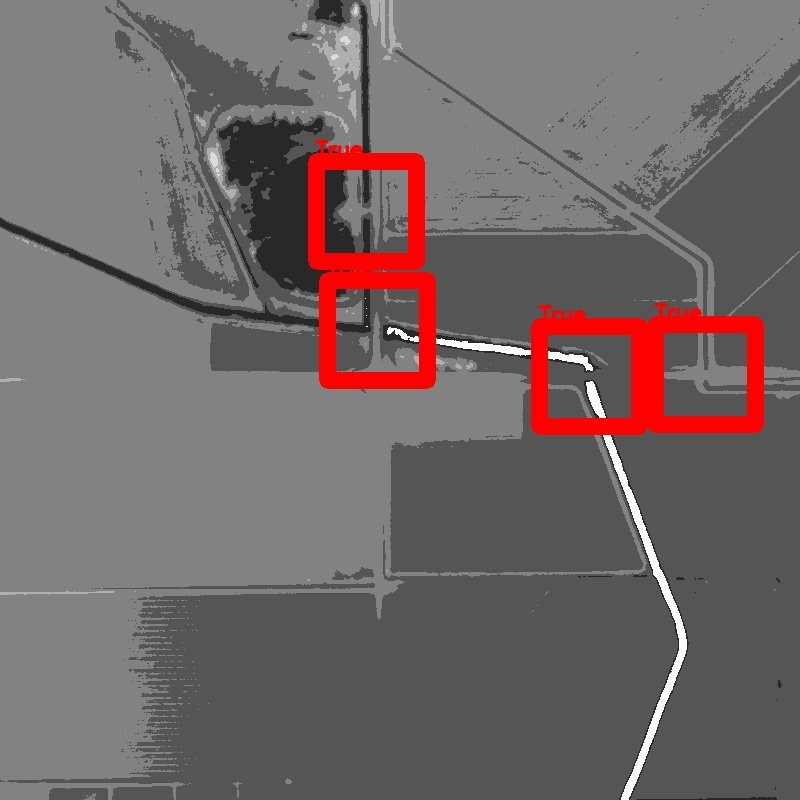
#> input picture DINO/188.jpg, 800 x 800 px; its folder holds only this picture in this run
$ python -i image_processor.py   (imports and definitions only)
#> lines starting #> are read from the running program, lines starting #| are printed output that depends on the picture; after the words box and inside, x2 and y2 are one past the last pixel; in counts of white or black regions, pixels touching at a corner belong together
import random
import cv2
from imutils import contours
import os


'''Source: https://stackoverflow.com/questions/55782857/how-to-detect-separate-figures-in-an-image'''
def drawAllBoundingBox(image_path):
#> called with image_path = '../188.jpg'
    img = cv2.imread(image_path)
#> img is the input picture: shape (800, 800, 3); mean B, G, R 102.4, 102.4, 113.3
    original = img.copy()
    gray = cv2.cvtColor(img, cv2.COLOR_BGR2GRAY)
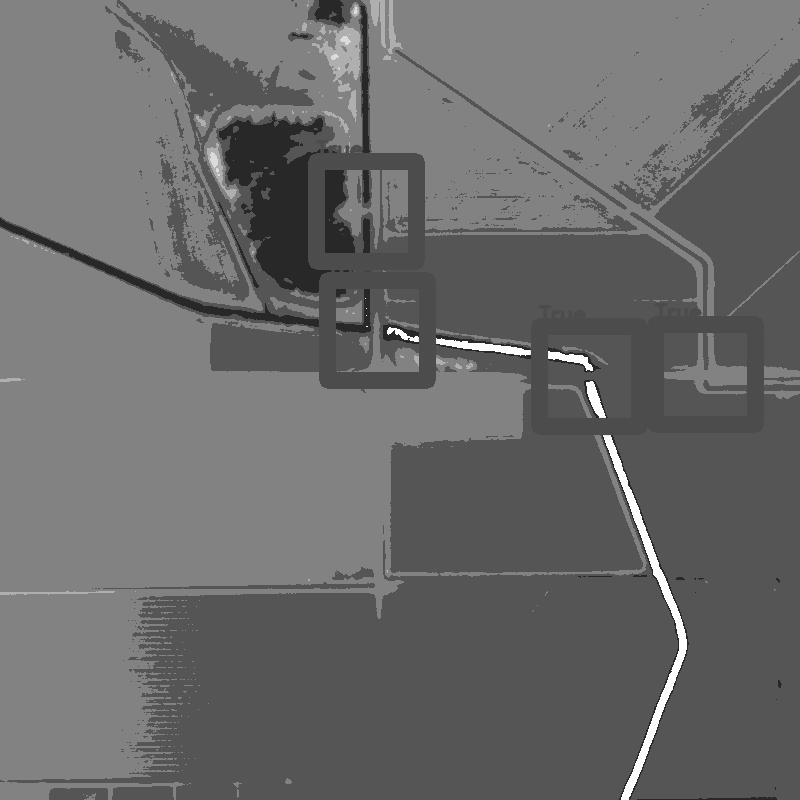
#> gray: shape (800, 800); min 33, max 255, mean 105.6

    # Convert to graycsale
    img_gray = cv2.cvtColor(img, cv2.COLOR_BGR2GRAY)
    # Blur the image for better edge detection
    img_blur = cv2.GaussianBlur(img_gray, (3, 3), 0)

    # Canny Edge Detection
    canny = cv2.Canny(image=img_gray, threshold1=100, threshold2=200)  # Canny Edge Detection
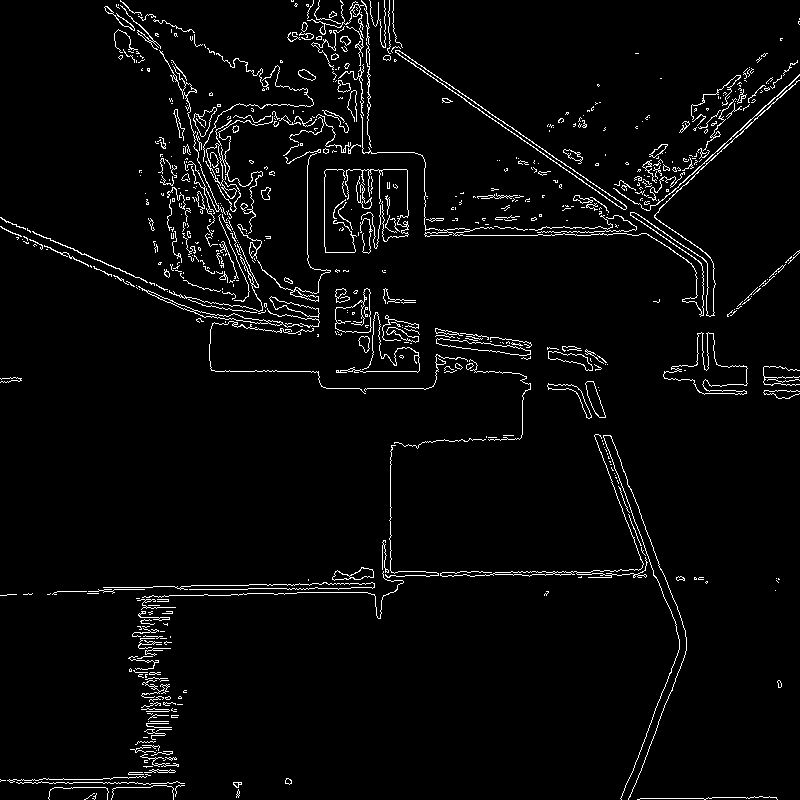
#> canny: shape (800, 800); 3.5% white in thin lines or dots
    # Display Canny Edge Detection Image

    # Find contours
    contour_list = []
    ROI_number = 0
    cnts = cv2.findContours(canny, cv2.RETR_EXTERNAL, cv2.CHAIN_APPROX_SIMPLE)
#> cnts = 633 contours, 570 with area under 20; largest, box (x1, y1, x2, y2) and area: (663, 332, 748, 395) 1878, (395, 50, 627, 210) 1069, (335, 288, 372, 333) 979, (436, 338, 531, 356) 616, (205, 116, 273, 234) 526
    cnts = cnts[0] if len(cnts) == 2 else cnts[1]
    cnts, _ = contours.sort_contours(cnts, method="left-to-right")
    for c in cnts:
        # Obtain bounding rectangle for each contour
        x,y,w,h = cv2.boundingRect(c)

        # Find ROI of the contour
        roi = img[y:y+h, x:x+w]

        # Draw bounding box rectangle, crop using Numpy slicing
        cv2.rectangle(img,(x,y),(x+w,y+h),(0,255,0),3)
        ROI = original[y:y+h, x:x+w]
        #cv2.imwrite('ROI_{}.png'.format(ROI_number), ROI)
        contour_list.append(c)
        ROI_number += 1
#> this loop made 633 passes
#> (x, y, w, h) on passes 1 to 3: (0, 779, 6, 3), (0, 594, 17, 2), (0, 377, 22, 6)
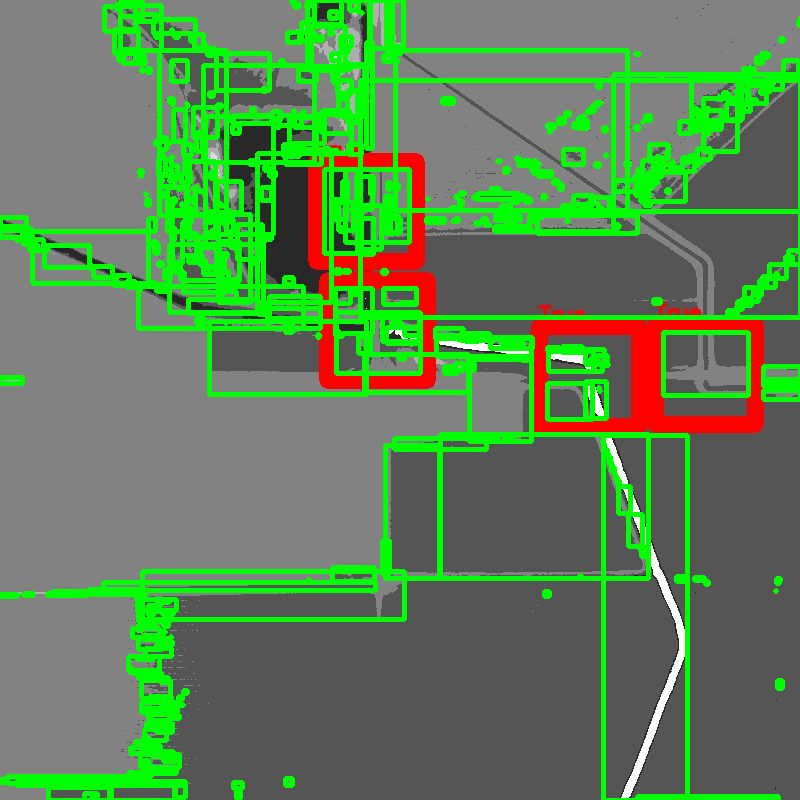
#> img: shape (800, 800, 3); 17.83% of pixels changed, all inside (x1, y1, x2, y2) = (0, 0, 800, 800)
#> after the loop, ROI_number = 633; contour_list has the same summary as cnts

    print('Contours Detected: {}'.format(len(contour_list)))
#| Contours Detected: 633
    #cv2.imshow("image", img)
    #cv2.imshow("canny", canny)
    #cv2.waitKey()
    cv2.imwrite(os.path.join(os.getcwd(), 'geo_data', 'bounded_images_T', os.path.split(image_path)[1]), img)


# [53 lines left out: function drawBiggestBoundingBox, not called in this run]


'''################################################################'''


# assign directory
# directory = './geo_data/preprocessing_data/T/'
directory="/mnt/sdb1/udaykanth/DETR/preprocessing_data/T/"

# iterate over files in
# that directory
# [7 lines not run here, left out]

>>> result = drawAllBoundingBox('../188.jpg')

$ run again, on DINO/189.jpg
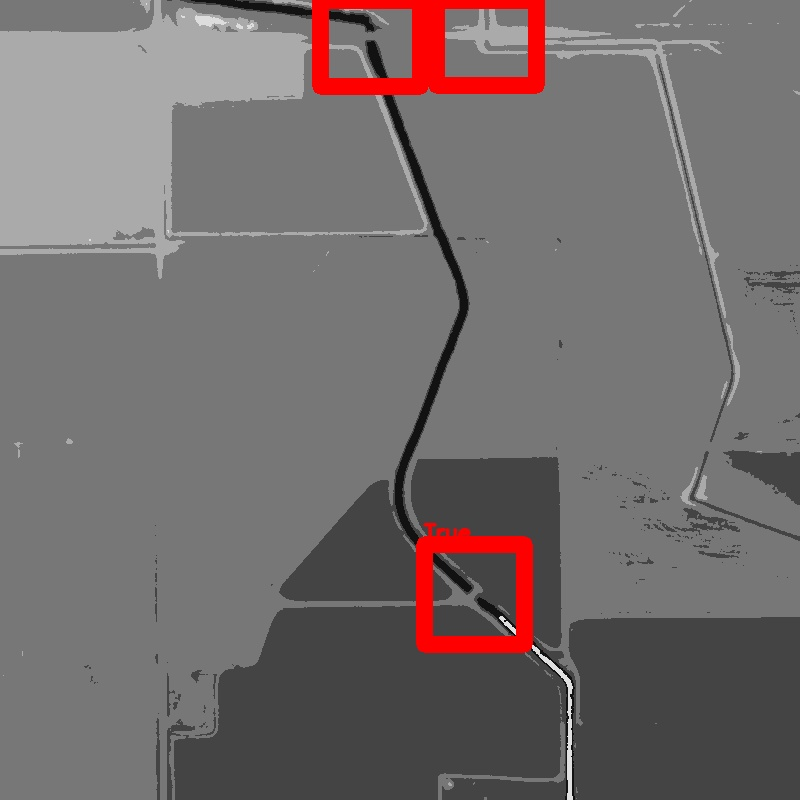
#> input picture DINO/189.jpg, 800 x 800 px
#> in drawAllBoundingBox, img is the input picture: shape (800, 800, 3); mean B, G, R 108.5, 108.5, 115.4
#> in drawAllBoundingBox, `canny = cv2.Canny(image=img_gray, threshold1=100, threshold2=200)`:
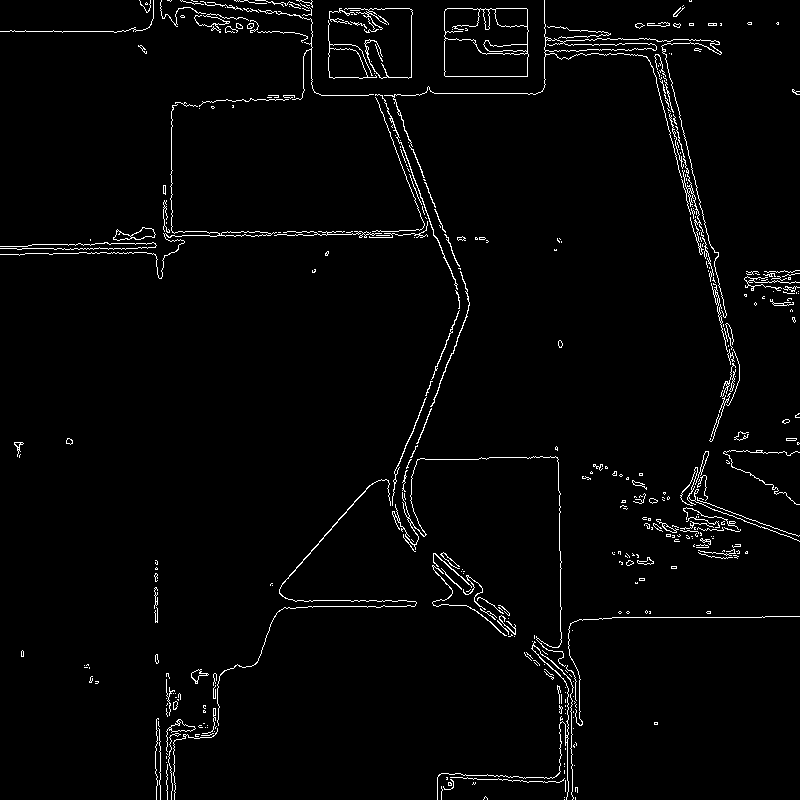
#> canny: shape (800, 800); 2.4% white in thin lines or dots
#> cnts = 404 contours, 360 with area under 20; largest, box (x1, y1, x2, y2) and area: (444, 8, 529, 77) 5618, (328, 20, 377, 79) 950, (384, 0, 727, 318) 780, (113, 227, 156, 241) 272, (0, 104, 277, 279) 176
#> the loop in drawAllBoundingBox, `for c in cnts:` made 404 passes
#> (x, y, w, h) on passes 1 to 3: (0, 242, 157, 8), (0, 104, 277, 175), (0, 0, 154, 33)
#> after the loop in drawAllBoundingBox, `for c in cnts:`:
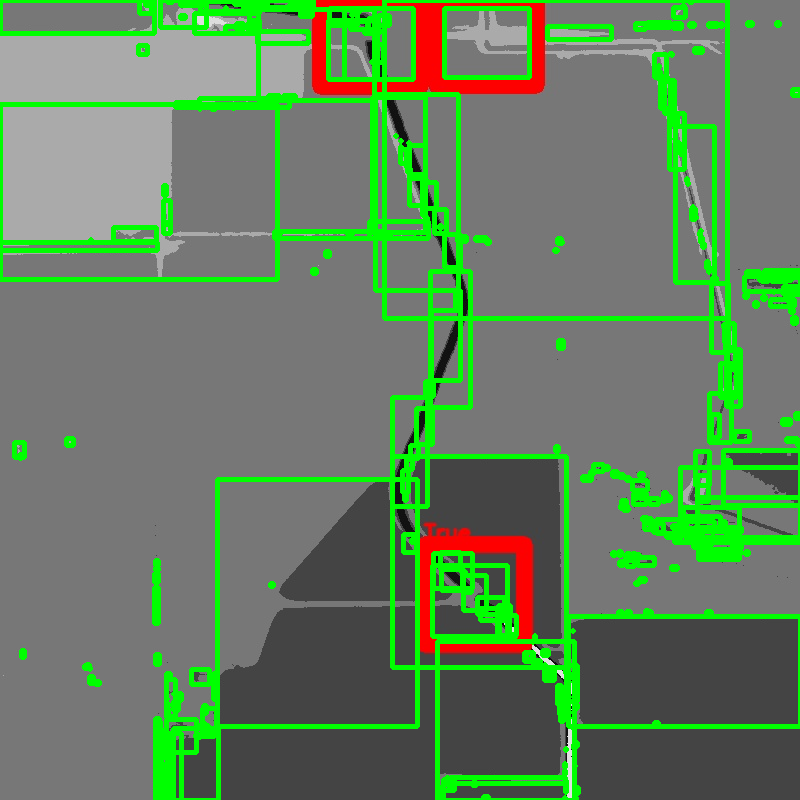
#> img: shape (800, 800, 3); 13.28% of pixels changed, all inside (x1, y1, x2, y2) = (0, 0, 800, 800)
#> after the loop in drawAllBoundingBox, `for c in cnts:`: ROI_number = 404; contour_list has the same summary as cnts
#| Contours Detected: 404

$ run again, on DINO/214.jpg
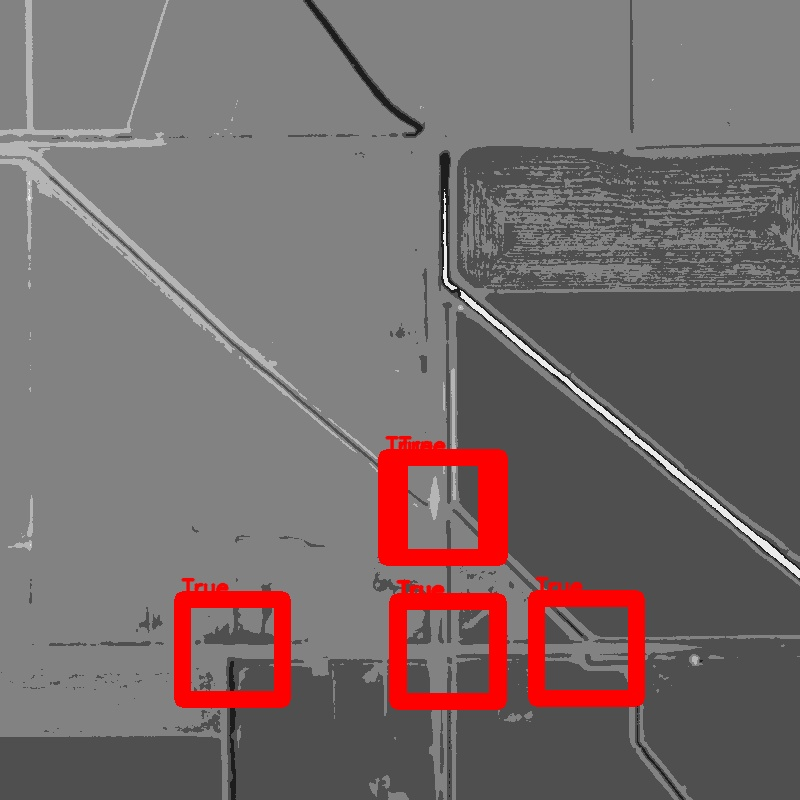
#> input picture DINO/214.jpg, 800 x 800 px
#> in drawAllBoundingBox, img is the input picture: shape (800, 800, 3); mean B, G, R 106.9, 106.9, 119.1
#> in drawAllBoundingBox, `canny = cv2.Canny(image=img_gray, threshold1=100, threshold2=200)`:
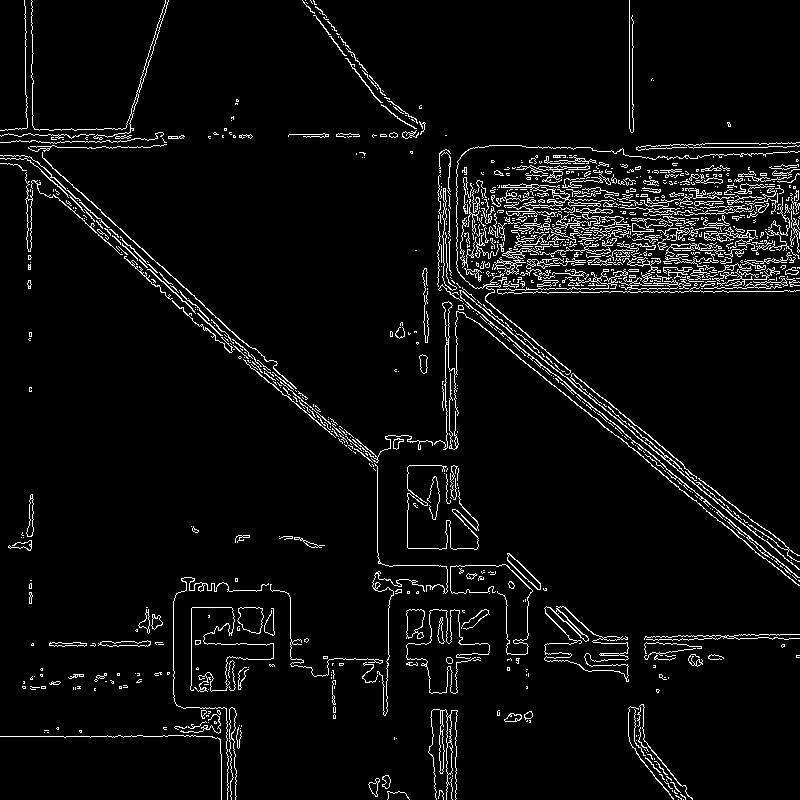
#> canny: shape (800, 800); 4.9% white in thin lines or dots
#> cnts = 997 contours, 891 with area under 20; largest, box (x1, y1, x2, y2) and area: (544, 606, 629, 682) 2564, (459, 290, 800, 578) 542, (237, 607, 264, 634) 520, (428, 709, 458, 800) 396, (406, 609, 425, 639) 387
#> the loop in drawAllBoundingBox, `for c in cnts:` made 997 passes
#> (x, y, w, h) on passes 1 to 3: (0, 735, 222, 65), (0, 163, 27, 8), (0, 155, 81, 46)
#> after the loop in drawAllBoundingBox, `for c in cnts:`:
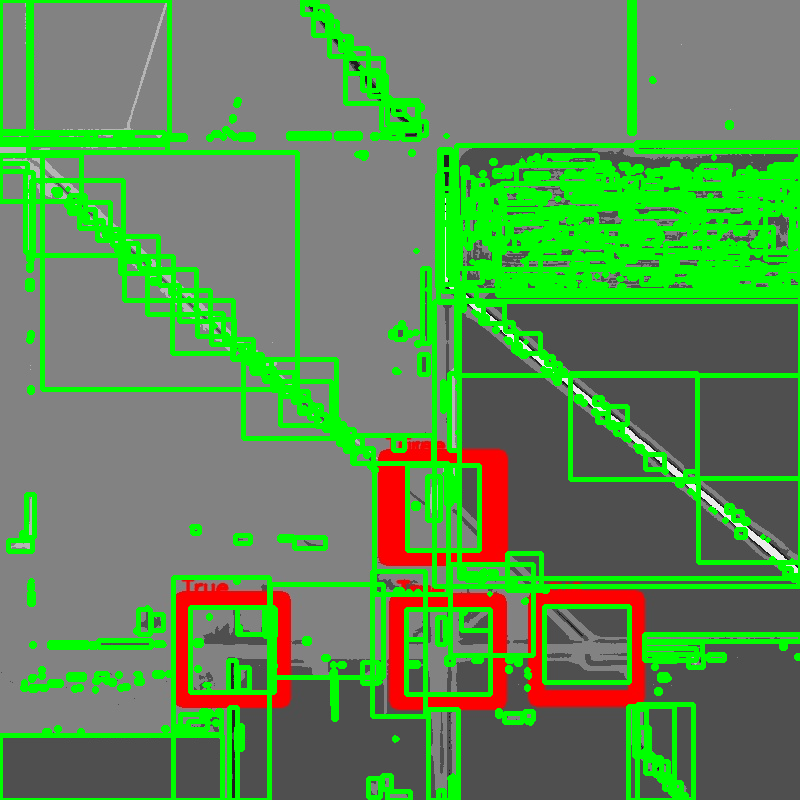
#> img: shape (800, 800, 3); mean B, G, R 83.8, 139.8, 93.2
#> after the loop in drawAllBoundingBox, `for c in cnts:`: ROI_number = 997; contour_list has the same summary as cnts
#| Contours Detected: 997
